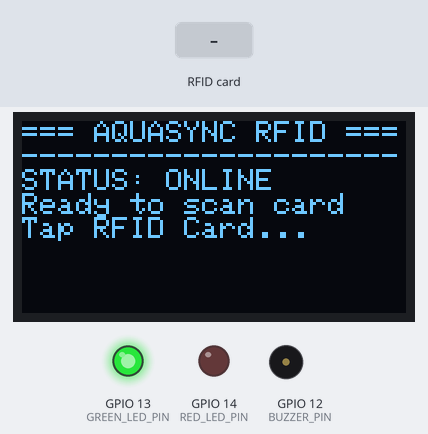
Simulated run of this sketch. Board: ESP32. Shown: 128×64 one-colour display, output pins drawn as LEDs (lit = HIGH), buzzer (waves = sounding, pin HIGH). The test bench sets the inputs (shaded band). WiFi joins after 1.5 s; servers stay silent unless stated; uploads are accepted with an empty reply; what the sketch prints to the serial monitor is not drawn.

Above: at 3.8 s.
3.9 s: RFID card 5E 7A 19 C4 held to the reader
At 4.18 s:
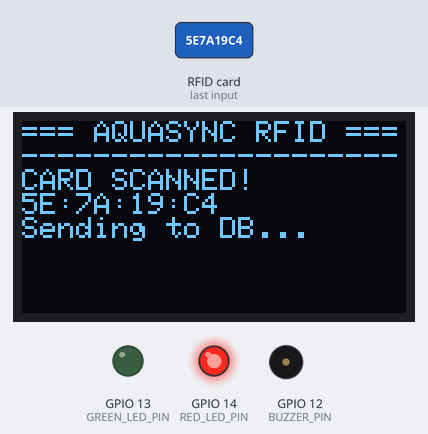
At 5.0 s:
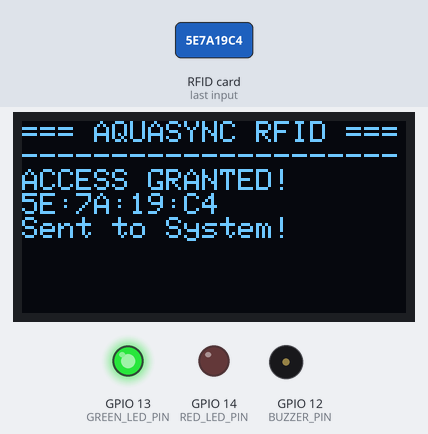
6.9 s: RFID card 5E 7A 19 C4 held to the reader
At 9.4 s:
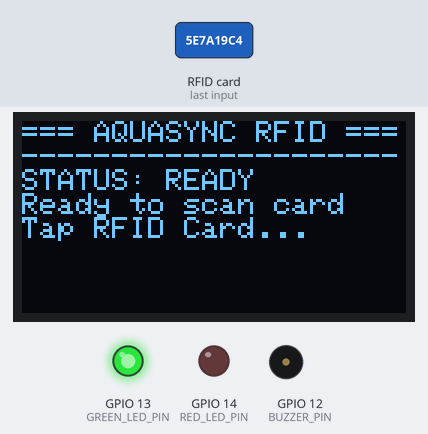
Timing chart, 0 to 10.9 s (numbered marks = the images above; inputs shaded):
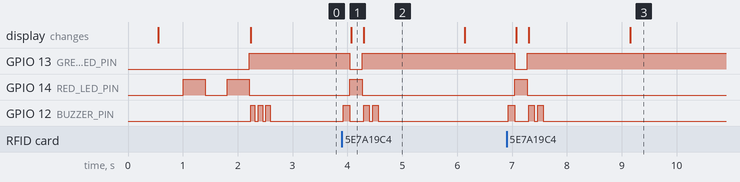

The sketch:

aquasync_rfid_hardware.ino
```cpp
/*
  ==============================================================================
  AquaSync ESP32 Custom RFID System (With OLED Display & Dual Status LEDs)
  Microcontroller: ESP32 (30-pin variant)

  PERIPHERALS & WIRING MATRIX:
  ------------------------------------------------------------------------------
  Component       | Component Pin | ESP32 Board / Rail Pin
  ----------------+---------------+---------------------------------------------
  RC522 RFID      | 3.3V          | Breadboard 3.3V Red Rail
                  | GND           | Breadboard GND Blue Rail
                  | SDA / SS      | GPIO 5
                  | SCK           | GPIO 18
                  | MOSI          | GPIO 23
                  | MISO          | GPIO 19
                  | RST           | GPIO 4
  ----------------+---------------+---------------------------------------------
  0.96" OLED      | VCC           | Breadboard 3.3V Red Rail
  (SSD1306 I2C)   | GND           | Breadboard GND Blue Rail
                  | SDA           | GPIO 21
                  | SCL           | GPIO 22
  ----------------+---------------+---------------------------------------------
  Green LED       | Anode (+)     | GPIO 13
                  | Cathode (-)   | 220 ohm Resistor -> Breadboard GND Rail
  ----------------+---------------+---------------------------------------------
  Red LED         | Anode (+)     | GPIO 14
                  | Cathode (-)   | 220 ohm Resistor -> Breadboard GND Rail
  ----------------+---------------+---------------------------------------------
  Active Buzzer   | Positive (+)  | GPIO 12
                  | Negative (-)  | Breadboard GND Rail
  ==============================================================================
*/

#include <SPI.h>
#include <MFRC522.h>
#include <Wire.h>
#include <Adafruit_GFX.h>
#include <Adafruit_SSD1306.h>
#include <WiFi.h>
#include <WiFiClientSecure.h>
#include <HTTPClient.h>

// ---------------- HARDWARE PIN DEFINITIONS ----------------
#define SS_PIN         5   // MFRC522 SDA/SS
#define RST_PIN        4   // MFRC522 RST
#define GREEN_LED_PIN 13   // Green LED (Access Granted / Success)
#define RED_LED_PIN   14   // Red LED (Error / Connecting)
#define BUZZER_PIN    12   // Active Buzzer (+)

// OLED Display Config (I2C SSD1306 128x64)
#define SCREEN_WIDTH 128
#define SCREEN_HEIGHT 64
#define OLED_RESET    -1
#define OLED_I2C_ADDRESS 0x3C

Adafruit_SSD1306 display(SCREEN_WIDTH, SCREEN_HEIGHT, &Wire, OLED_RESET);
MFRC522 rfid(SS_PIN, RST_PIN);

// ---------------- AQUASYNC NETWORK & SUPABASE CONFIG ----------------
const char* WIFI_SSID     = "Pake_ko_Sayo";       // Wi-Fi Name mo
const char* WIFI_PASSWORD = "Drell&Belle_20";   // Wi-Fi Password mo

// EXACT Supabase Project Endpoint & Anon Key
const char* SUPABASE_URL  = "https://qxruxonusvoxshuwxrah.supabase.co/rest/v1/rfid_qr_records";
const char* SUPABASE_KEY  = "sb_publishable_MbMRR6syNwtezcWMke6yXw_Y1cozFRo";

String lastScannedUID = "";
unsigned long lastScanTime = 0;
const unsigned long DEBOUNCE_DELAY = 3000;

// Helper function to update OLED display text
void updateOLED(const char* title, const char* line1, const char* line2 = "") {
  display.clearDisplay();
  display.setTextSize(1);
  display.setTextColor(SSD1306_WHITE);
  display.setCursor(0, 0);
  display.println("=== AQUASYNC RFID ===");
  display.println("---------------------");
  display.println(title);
  display.println(line1);
  if (strlen(line2) > 0) {
    display.println(line2);
  }
  display.display();
}

void beep(int durationMs, int times = 1) {
  for (int i = 0; i < times; i++) {
    digitalWrite(BUZZER_PIN, HIGH);
    delay(durationMs);
    digitalWrite(BUZZER_PIN, LOW);
    if (times > 1) delay(60);
  }
}

void setup() {
  Serial.begin(115200);
  delay(500);

  // Initialize Pin Modes
  pinMode(GREEN_LED_PIN, OUTPUT);
  pinMode(RED_LED_PIN, OUTPUT);
  pinMode(BUZZER_PIN, OUTPUT);

  digitalWrite(GREEN_LED_PIN, LOW);
  digitalWrite(RED_LED_PIN, LOW);
  digitalWrite(BUZZER_PIN, LOW);

  // Initialize I2C for OLED Display (SDA=21, SCL=22)
  Wire.begin(21, 22);
  if (!display.begin(SSD1306_SWITCHCAPVCC, OLED_I2C_ADDRESS)) {
    Serial.println(F("[OLED] SSD1306 allocation failed (Check OLED wiring or 0x3C I2C address)"));
  } else {
    display.clearDisplay();
    updateOLED("SYSTEM STARTING...", "Connecting WiFi...");
  }

  // Initialize SPI & MFRC522 RFID (SS=5, RST=4)
  SPI.begin(18, 19, 23, 5); // SCK=18, MISO=19, MOSI=23, SS=5
  rfid.PCD_Init();

  Serial.println("\n[AquaSync] ESP32 RFID System Initialized.");

  // Connect to Wi-Fi
  WiFi.mode(WIFI_STA);
  WiFi.begin(WIFI_SSID, WIFI_PASSWORD);
  Serial.print("[WiFi] Connecting to: ");
  Serial.println(WIFI_SSID);

  int attempt = 0;
  while (WiFi.status() != WL_CONNECTED) {
    delay(400);
    Serial.print(".");
    digitalWrite(RED_LED_PIN, !digitalRead(RED_LED_PIN)); // Blink RED LED while connecting
    attempt++;
    if (attempt % 10 == 0) {
      updateOLED("CONNECTING WIFI...", WIFI_SSID);
    }
  }

  digitalWrite(RED_LED_PIN, LOW);
  digitalWrite(GREEN_LED_PIN, HIGH); // Solid Green LED when WiFi connected
  Serial.println("\n[WiFi] Connected Successfully!");
  Serial.print("IP Address: ");
  Serial.println(WiFi.localIP());

  updateOLED("STATUS: ONLINE", "Ready to scan card", "Tap RFID Card...");
  beep(80, 3); // 3 startup beeps
}

void sendRfidToSupabase(String uid) {
  digitalWrite(GREEN_LED_PIN, LOW);
  digitalWrite(RED_LED_PIN, HIGH); // Red LED turns on while sending
  updateOLED("CARD SCANNED!", uid.c_str(), "Sending to DB...");

  WiFiClientSecure client;
  client.setInsecure(); // Skip TLS SSL certificate validation

  HTTPClient http;
  if (http.begin(client, SUPABASE_URL)) {
    http.addHeader("Content-Type", "application/json");
    http.addHeader("apikey", SUPABASE_KEY);
    http.addHeader("Authorization", String("Bearer ") + SUPABASE_KEY);
    http.addHeader("Prefer", "return=representation");

    String jsonPayload = "{\"code\":\"" + uid + "\",\"code_type\":\"RFID\",\"is_active\":true}";

    int httpCode = http.POST(jsonPayload);
    String responseBody = http.getString();

    Serial.print("[SUPABASE] HTTP Response Code: ");
    Serial.println(httpCode);
    Serial.print("[SUPABASE] Response Body: ");
    Serial.println(responseBody);

    if (httpCode == 201 || httpCode == 200 || httpCode == 204) {
      Serial.println("[SUPABASE] Success! RFID UID posted to AquaSync database.");
      digitalWrite(RED_LED_PIN, LOW);
      digitalWrite(GREEN_LED_PIN, HIGH);
      updateOLED("ACCESS GRANTED!", uid.c_str(), "Sent to System!");
      beep(100, 2); // Double success beep
    } else if (httpCode == 409) {
      Serial.println("[SUPABASE] Note: Card UID is already registered in system.");
      digitalWrite(RED_LED_PIN, HIGH);
      digitalWrite(GREEN_LED_PIN, LOW);
      updateOLED("CARD ALREADY EXIST", uid.c_str(), "Already Registered");
      beep(250, 1);
    } else if (httpCode == 401) {
      Serial.println("[SUPABASE ERROR 401] RLS Policy Blocking Public Insert!");
      Serial.println("[FIX] Run the RLS Policy SQL in Supabase SQL Editor.");
      digitalWrite(RED_LED_PIN, HIGH);
      digitalWrite(GREEN_LED_PIN, LOW);
      updateOLED("ERROR 401 (RLS)", "Run SQL Policy", "In Supabase Editor");
      beep(400, 2);
    } else {
      digitalWrite(RED_LED_PIN, HIGH);
      digitalWrite(GREEN_LED_PIN, LOW);
      updateOLED("SERVER ERROR!", String(httpCode).c_str(), "Try Again");
      beep(400, 1);
    }
    http.end();
  } else {
    Serial.println("[SUPABASE] Connection Error.");
    updateOLED("CONNECTION ERROR", "Check WiFi/Key");
    beep(500, 1);
  }

  delay(1500);
  digitalWrite(RED_LED_PIN, LOW);
  digitalWrite(GREEN_LED_PIN, HIGH);
  updateOLED("STATUS: READY", "Ready to scan card", "Tap RFID Card...");
}

void loop() {
  if (WiFi.status() != WL_CONNECTED) {
    digitalWrite(GREEN_LED_PIN, LOW);
    digitalWrite(RED_LED_PIN, HIGH);
    updateOLED("WIFI DISCONNECTED", "Reconnecting...");
    WiFi.disconnect();
    WiFi.reconnect();
    delay(2000);
    return;
  }

  if (!rfid.PICC_IsNewCardPresent()) return;
  if (!rfid.PICC_ReadCardSerial()) return;

  String uidString = "";
  for (byte i = 0; i < rfid.uid.size; i++) {
    if (rfid.uid.uidByte[i] < 0x10) uidString += "0";
    uidString += String(rfid.uid.uidByte[i], HEX);
    if (i < rfid.uid.size - 1) uidString += ":";
  }
  uidString.toUpperCase();

  if (uidString == lastScannedUID && (millis() - lastScanTime < DEBOUNCE_DELAY)) {
    rfid.PICC_HaltA();
    rfid.PCD_StopCrypto1();
    return;
  }

  lastScannedUID = uidString;
  lastScanTime = millis();

  Serial.println("----------------------------------------------");
  Serial.print("[RFID SCANNED] UID: ");
  Serial.println(uidString);

  beep(120, 1);
  sendRfidToSupabase(uidString);

  rfid.PICC_HaltA();
  rfid.PCD_StopCrypto1();
}
```

Measured:
- after the input at 3.9 s, GPIO 13 (GREEN_LED_PIN): HIGH → LOW after 0.14 s, → HIGH 0.23 s later; GPIO 14 (RED_LED_PIN): LOW → HIGH after 0.14 s, → LOW 0.23 s later; GPIO 12 (BUZZER_PIN): goes HIGH 0.12 s, LOW 0.26 s, HIGH 0.10 s, LOW 0.06 s, HIGH 0.10 s, then LOW, starting at once; the display: changes after 0.17 s (image 1)
- after the input at 6.9 s, GPIO 13 (GREEN_LED_PIN): HIGH → LOW after 0.15 s, → HIGH 0.23 s later; GPIO 14 (RED_LED_PIN): LOW → HIGH after 0.15 s, → LOW 0.23 s later; GPIO 12 (BUZZER_PIN): goes HIGH 0.12 s, LOW 0.26 s, HIGH 0.10 s, LOW 0.06 s, HIGH 0.10 s, then LOW, starting at once; the display: first changes after 0.17 s (image 3 shows a later state)
- what the display in image 2 shows lasts 1.8 s, from 4.3 s to 6.1 s
